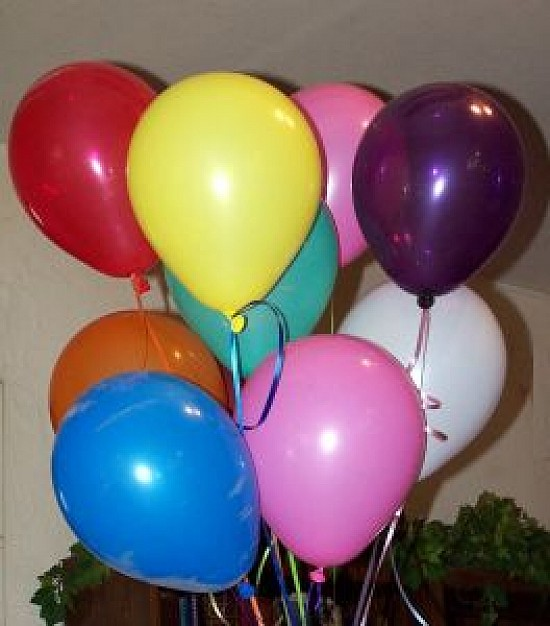
#> input picture teste-opencv/bexiga.jpg, 550 x 626 px, given in place of the camera
$ python balloon_tracking_HC.py   (older library calls are emulated)
#> lines starting #> are read from the running program, lines starting #| are printed output that depends on the picture
import numpy as np
import imutils
import cv2

colorsLimits = {'red': [(170, 150, 6), (180 + 5, 255, 255)],
                'blue': [(96, 150, 6), (120, 255, 255)],
                'green': [(30, 150, 6), (68, 255, 255)]}

colorsPosition = {}

camera = cv2.VideoCapture(0)
#camera = cv2.VideoCapture(1)

frameWidth = 600
cv2.namedWindow("Frame")

try:

    while True:

        (grabbed, frame) = camera.read()
#> frame is the input picture: shape (626, 550, 3); mean B, G, R 105.9, 104.8, 122.6

        frame = imutils.resize(frame, width=frameWidth)  # 600px -> menos px, mais rapido de processar
#> frame: shape (682, 600, 3)

        frameHeight = len(frame)
#> frameHeight = 682

        output = frame.copy()

        gray = cv2.cvtColor(frame, cv2.COLOR_BGR2GRAY)
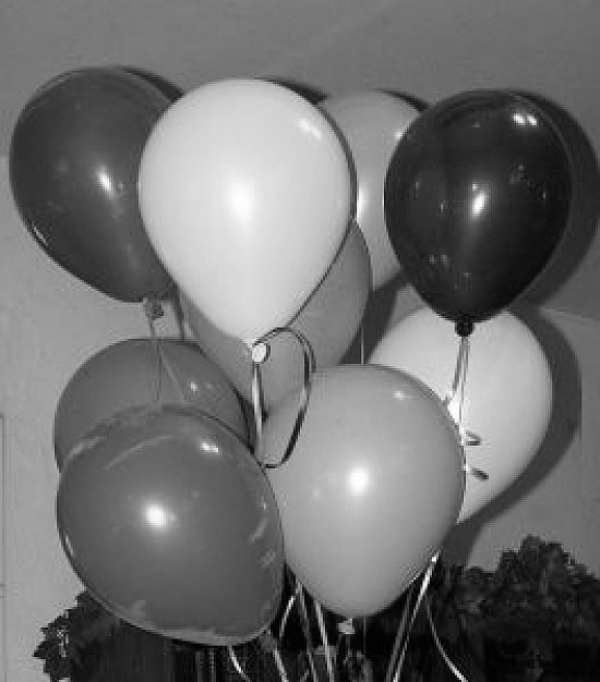
#> gray: shape (682, 600); min 0, max 255, mean 110.2

        # detect circles in the image
        circles = cv2.HoughCircles(gray, cv2.cv.CV_HOUGH_GRADIENT, 1.2, 100)
#> circles = None

        # ensure at least some circles were found
        if circles is not None:
            # convert the (x, y) coordinates and radius of the circles to integers
            circles = np.round(circles[0, :]).astype("int")

            # loop over the (x, y) coordinates and radius of the circles
            for (x, y, r) in circles:
                print("circulo pra caraio")
                # draw the circle in the output image, then draw a rectangle
                # corresponding to the center of the circle
                cv2.circle(output, (x, y), r, (0, 255, 0), 4)
                cv2.rectangle(output, (x - 5, y - 5), (x + 5, y + 5), (0, 128, 255), -1)

        # show the output image
        cv2.imshow("output", np.hstack([frame, output]))
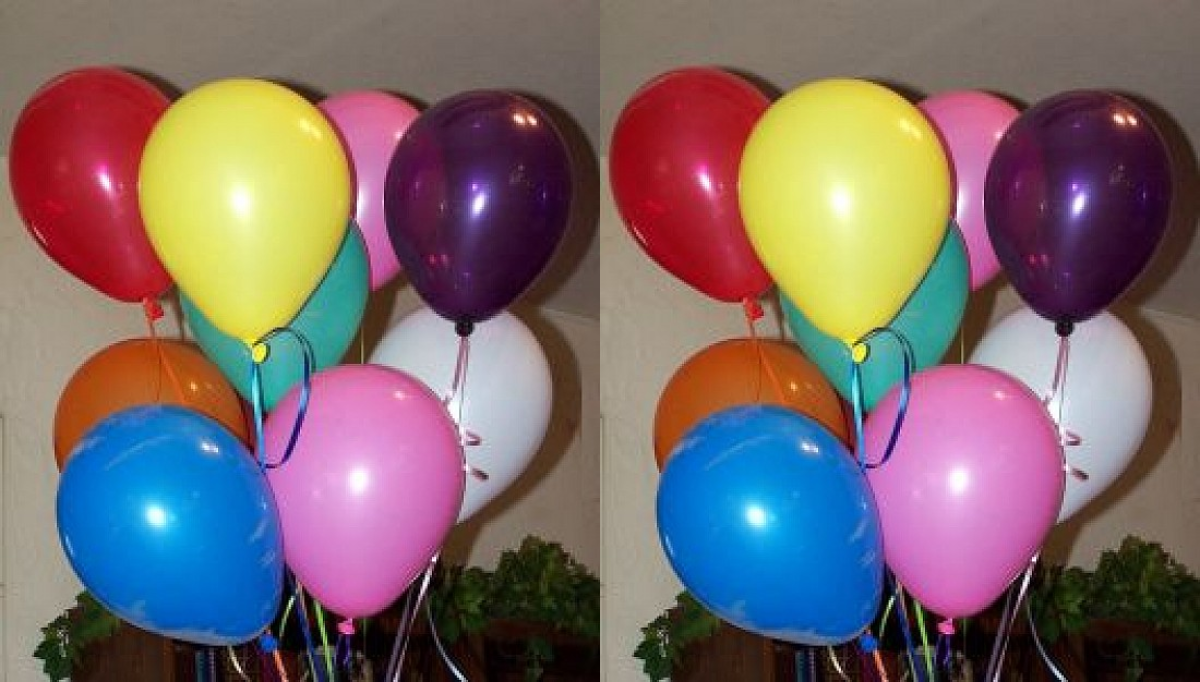
#> window 'output': shape (682, 1200, 3); mean B, G, R 105.8, 104.7, 122.5
        key = cv2.waitKey(1) & 0xFF
#> (key Esc is pressed here)

        print("Hey")


except KeyboardInterrupt:
    # cleanup the camera and close any open windows
    camera.release()
    cv2.destroyAllWindows()
